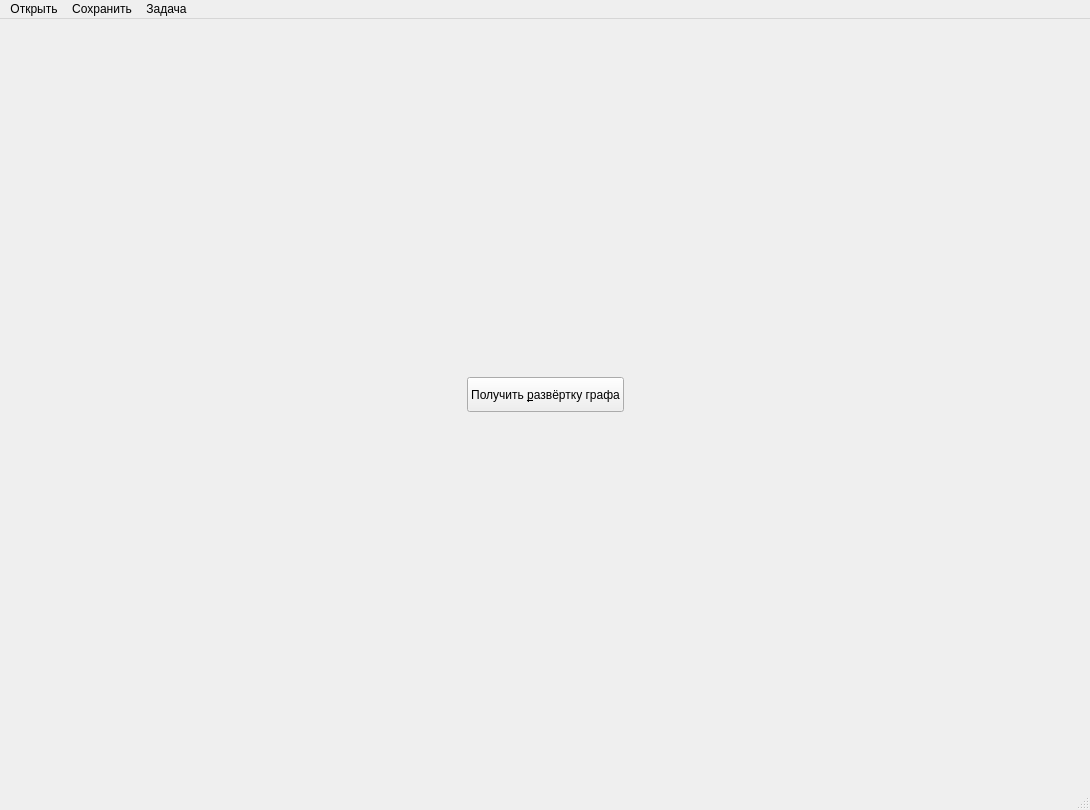
<?xml version="1.0" encoding="UTF-8"?>
<ui version="4.0">
 <class>MainWindow</class>
 <widget class="QMainWindow" name="MainWindow">
  <property name="geometry">
   <rect>
    <x>0</x>
    <y>0</y>
    <width>1090</width>
    <height>810</height>
   </rect>
  </property>
  <property name="windowTitle">
   <string>MainWindow</string>
  </property>
  <widget class="QWidget" name="centralwidget">
   <widget class="QWidget" name="verticalLayoutWidget">
    <property name="geometry">
     <rect>
      <x>0</x>
      <y>0</y>
      <width>1091</width>
      <height>751</height>
     </rect>
    </property>
    <layout class="QVBoxLayout" name="verticalLayoutWindow">
     <property name="sizeConstraint">
      <enum>QLayout::SetMaximumSize</enum>
     </property>
     <item>
      <layout class="QHBoxLayout" name="horizontalLayoutGraphics"/>
     </item>
     <item alignment="Qt::AlignHCenter">
      <widget class="QPushButton" name="pushButtonToLayered">
       <property name="maximumSize">
        <size>
         <width>200</width>
         <height>35</height>
        </size>
       </property>
       <property name="layoutDirection">
        <enum>Qt::LeftToRight</enum>
       </property>
       <property name="text">
        <string>Получить &amp;развёртку графа</string>
       </property>
      </widget>
     </item>
    </layout>
   </widget>
  </widget>
  <widget class="QMenuBar" name="menubar">
   <property name="geometry">
    <rect>
     <x>0</x>
     <y>0</y>
     <width>1090</width>
     <height>26</height>
    </rect>
   </property>
   <widget class="QMenu" name="menu_open">
    <property name="title">
     <string>Открыть</string>
    </property>
    <addaction name="open_graph"/>
    <addaction name="open_layered_graph"/>
   </widget>
   <widget class="QMenu" name="menu_save">
    <property name="title">
     <string>Сохранить</string>
    </property>
    <addaction name="save_graph"/>
    <addaction name="save_layered_graph"/>
   </widget>
   <widget class="QMenu" name="menu_tasks">
    <property name="title">
     <string>Задача</string>
    </property>
    <addaction name="task_dijkstra"/>
    <addaction name="task_pascal"/>
    <addaction name="task_random_walk"/>
   </widget>
   <addaction name="menu_open"/>
   <addaction name="menu_save"/>
   <addaction name="menu_tasks"/>
  </widget>
  <widget class="QStatusBar" name="statusbar"/>
  <action name="open_graph">
   <property name="text">
    <string>Граф</string>
   </property>
  </action>
  <action name="open_layered_graph">
   <property name="text">
    <string>Граф-развёртка</string>
   </property>
  </action>
  <action name="save_graph">
   <property name="text">
    <string>Граф</string>
   </property>
  </action>
  <action name="save_layered_graph">
   <property name="text">
    <string>Граф-развёртку</string>
   </property>
  </action>
  <action name="task_dijkstra">
   <property name="text">
    <string>Алгоритм Дейкстры</string>
   </property>
  </action>
  <action name="task_pascal">
   <property name="text">
    <string>Алгоритм Паскаля</string>
   </property>
  </action>
  <action name="task_random_walk">
   <property name="text">
    <string>Случайные блуждания</string>
   </property>
  </action>
  <action name="action_12">
   <property name="text">
    <string>Потоковая задача</string>
   </property>
  </action>
 </widget>
 <resources/>
 <connections/>
</ui>
